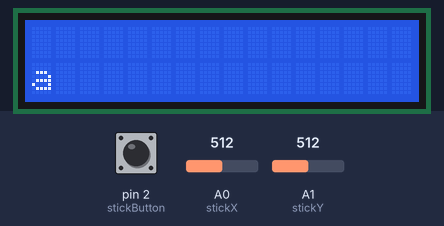
Bench run of a sketch on a simulated Arduino Uno, built with avr-gcc and run on an emulated ATmega328P. Shown: 16×2 character LCD. The inputs (shaded band) are chosen by the test bench; at power-on: A0 (stickX) = 512, A1 (stickY) = 512, pin 2 (stickButton) HIGH. No radio packets arrive unless stated; what the sketch prints to the serial monitor is not drawn.

Above: at 1.2 s.
1.3 s: A0 (stickX) set to 792
3.0 s: A0 (stickX) set to 811
At 3.4 s:
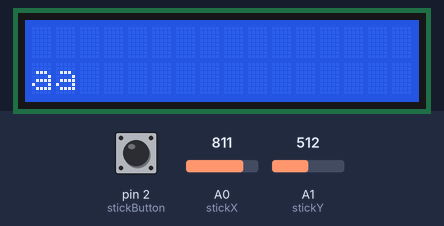
6.0 s: A1 (stickY) set to 90
At 6.4 s:
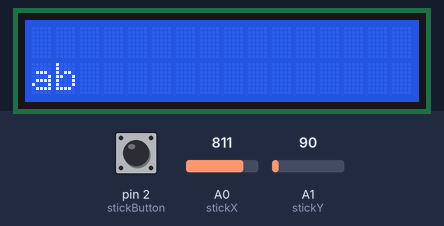
9.0 s: A1 (stickY) set to 106
11.0 s: A1 (stickY) set to 5
At 11.32 s:
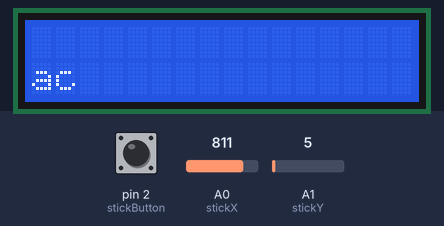
Timing chart, 0 to 14.0 s (numbered marks = the images above; inputs shaded):
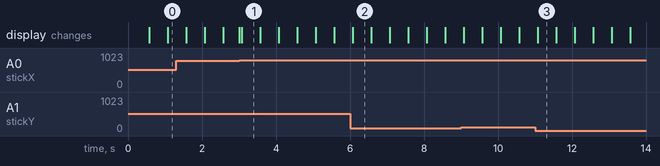

Measured:
- the behaviour switches between 800 and 801 on A0 (stickX) (found by bisection; images 0 and 1)
- after the input at 6.0 s, the display: changes after 0.07 s (image 2)
- after the input at 11.0 s, the display: changes after 0.07 s (image 3)
- what the display in image 1 shows lasts 0.5 s, from 3.1 s to 3.6 s

The sketch:

Main.ino
```cpp
#include <nRF24L01.h>
#include <printf.h>
#include <RF24_config.h>
#include <RF24.h>
#include <SPI.h>
#include <Wire.h>
#include <LiquidCrystal_I2C.h>

RF24 radio(7, 8);

const byte direccion[][6] = {"00003","00004"}; //canal de comunicación

LiquidCrystal_I2C lcd(0x27, 16, 2);

const byte stickButton = 2;
int stickButtonValue = 0;
bool allowedButton = true;

const byte stickX = A0;
int stickXvalue = 0;
bool allowedHMove = true;

const byte stickY = A1;
int stickYvalue = 0;
bool allowedVMove = true;

byte cursor = 0;
bool allowedSquare = true;
unsigned long startTime = 0;
unsigned long currentTime = 0;
const unsigned long period = 500;

const char abc[] = {'a','b','c','d','e','f','g','h','i','j','k','l','m','n','o','p','q','r','s','t','u','v','w','x','y','z',' ','!'};
const byte abcTam = 27;
char frase[16] = "a";
byte numLetra[16] = "";


void setup()
{
    pinMode(stickButton, INPUT_PULLUP);

    radio.begin();
    radio.openReadingPipe(0, direccion[1]);
    radio.openWritingPipe(direccion[0]);

    radio.setPALevel(RF24_PA_MIN);
    radio.setDataRate(RF24_250KBPS);
    radio.setChannel(110); //de 0 a 124

    lcd.init();
    lcd.backlight();

    startTime = millis();

    Serial.begin(9600);
}

void loop()
{

    stickButtonValue = !digitalRead(stickButton);
    stickXvalue = analogRead(stickX);
    stickYvalue = analogRead(stickY);


    //Mover stick en horizontal
    if(allowedHMove && stickXvalue > 800){
        allowedHMove = false;
        if(cursor < 15)cursor++;
        lcd.setCursor(cursor-1, 1);
        lcd.print(frase[cursor-1]);
    }
    if(allowedHMove && stickXvalue < 100){
        allowedHMove = false;
        if(cursor > 0)cursor--;
        lcd.setCursor(cursor+1, 1);
        lcd.print(frase[cursor+1]);
    }
    if(!allowedHMove && stickXvalue < 800 && stickXvalue > 100){
        allowedHMove = true;
    }

    //Mover stick en vertical
    if(allowedVMove && stickYvalue < 100){
        allowedVMove = false;
        if(numLetra[cursor] < abcTam)numLetra[cursor]++;
    }
    if(allowedVMove && stickYvalue > 800){
        allowedVMove = false;
        if(numLetra[cursor] > 0)numLetra[cursor]--;
    }
    if(!allowedVMove && stickYvalue < 800 && stickYvalue > 100){
        allowedVMove = true;
        frase[cursor] = abc[numLetra[cursor]];
    }


    //Cursor de la pantalla
    currentTime = millis();
    if(currentTime - startTime >= period){
        lcd.setCursor(cursor, 1);

        if(allowedSquare){
            lcd.print("!");
            allowedSquare = false;
        }else{
            lcd.print(abc[numLetra[cursor]]);
            allowedSquare = true;
        }
        //lcd.setCursor(0,1);
        //lcd.print(frase);
        startTime = currentTime;
        Serial.println(frase);
    }


    //Enviar mensaje
    if(allowedButton && stickButtonValue){
        radio.stopListening();
        radio.write(&frase, sizeof(frase));
        allowedButton = false;
    }
    if(!allowedButton && !stickButtonValue){
        allowedButton = true;
    }


    //Escuchar señales que vienen
    radio.startListening();
    if (radio.available())
    {
        char texto[32] = "";
        radio.read(&texto, sizeof(texto));

        lcd.setCursor(0,0);
        lcd.print(texto);
    }
}
```
